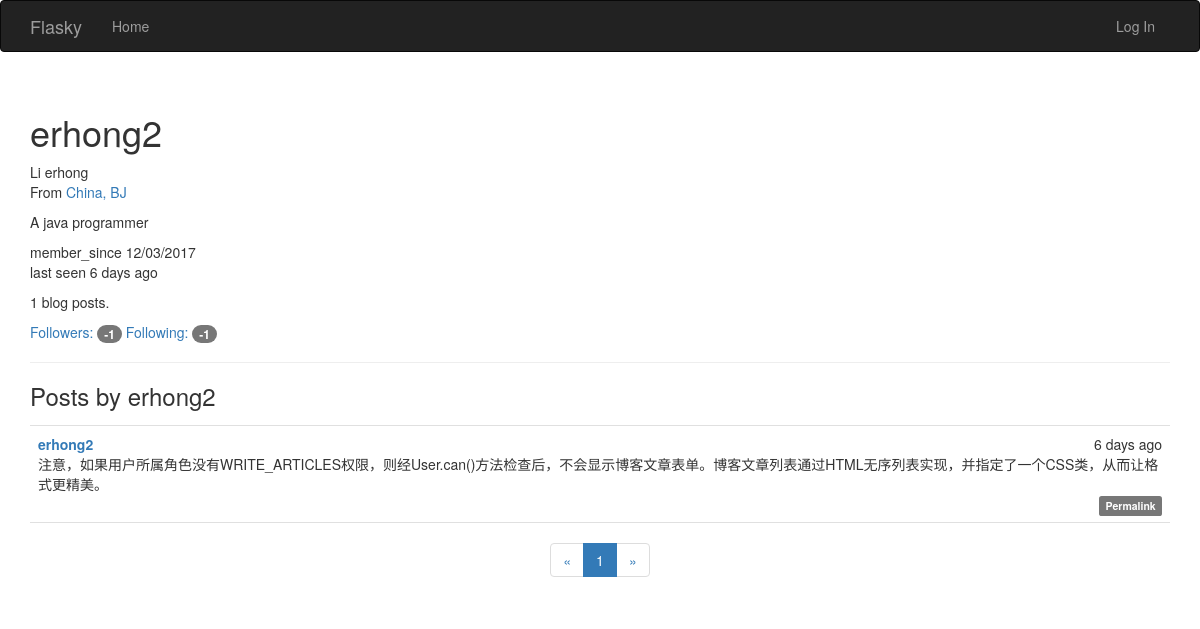
Before: /user/erhong2 with the older database file.
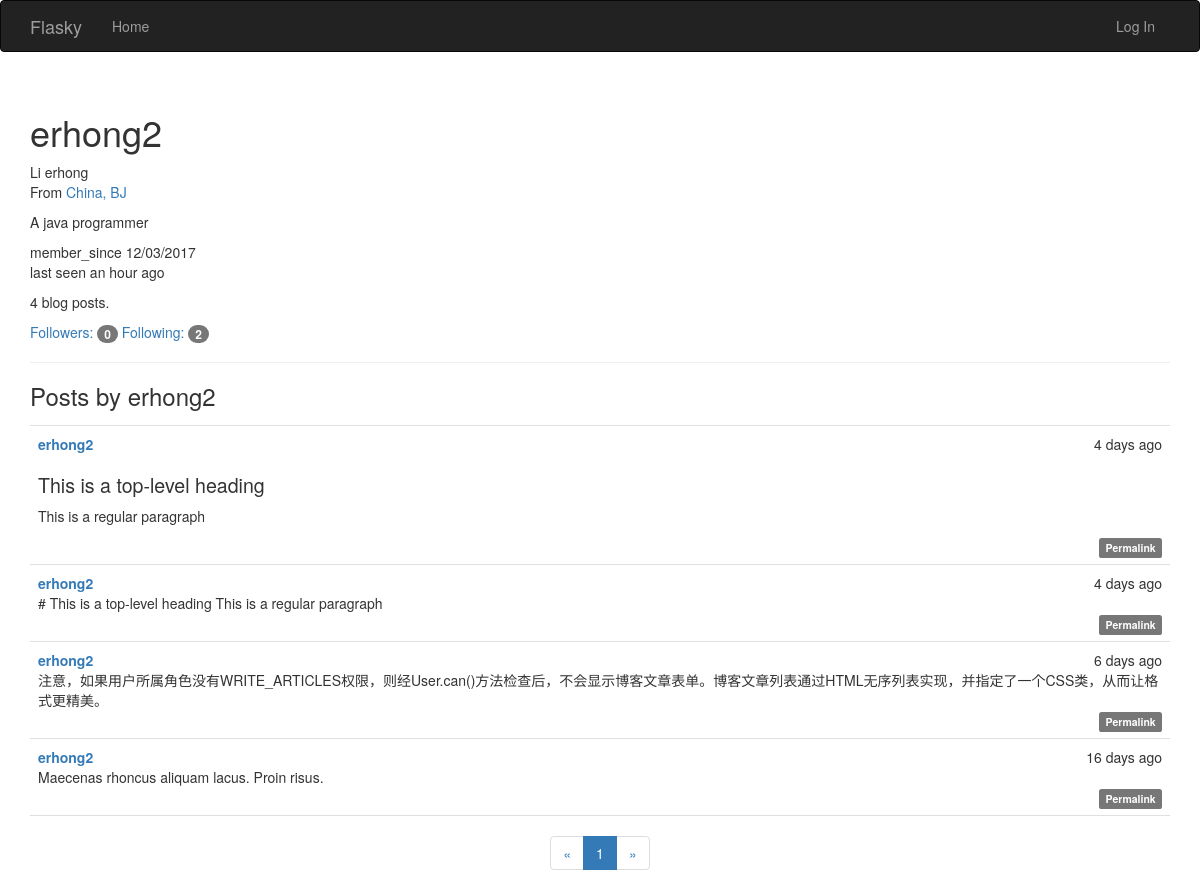
After: the same page with the newer database file.
### app/models.py (models this page shows, shortened)
class User(UserMixin, db.Model):
    __tablename__ = 'users'
    id = db.Column(db.Integer, primary_key=True)
    email = db.Column(db.String(64), unique=True, index=True)
    username = db.Column(db.String(32), unique=True, index=True)
    password_hash = db.Column(db.String(128))
    confirmed = db.Column(db.Boolean, default=False)
    name = db.Column(db.String(64))
    location = db.Column(db.String(64))
    about_me = db.Column(db.Text())
    member_since = db.Column(db.DateTime(), default=datetime.utcnow)
    last_seen = db.Column(db.DateTime(), default=datetime.utcnow)
    role_id = db.Column(db.Integer, db.ForeignKey('roles.id'))
    posts = db.relationship('Post', backref='author', lazy='dynamic')
    followed = db.relationship('Follow',
                                foreign_keys=[Follow.follower_id],
                                backref=db.backref('follower', lazy='joined'),
                                lazy='dynamic',
                                cascade='all, delete-orphan')
    followers = db.relationship('Follow',
                                foreign_keys=[Follow.followed_id],
                                backref=db.backref('followed', lazy='joined'),
                                lazy='dynamic',
                                cascade='all, delete-orphan')
    def can(self, permissions):
        return self.role is not None and \
                (self.role.permissions & permissions)
    def is_administrator(self):
        return self.can(Permission.ADMINISTER)
    @property
    def password(self):
        raise AttributeError('password is not a readable attribute')

class Post(db.Model):
    __tablename__ = 'posts'
    id = db.Column(db.Integer, primary_key=True)
    body = db.Column(db.Text)
    timestamp = db.Column(db.DateTime, index=True, default=datetime.utcnow)
    author_id = db.Column(db.Integer, db.ForeignKey('users.id'))
    body_html = db.Column(db.Text)

### app/main/views.py (the view)
@main.route('/user/<username>')
def user(username):
    user = User.query.filter_by(username=username).first_or_404()
    page = request.args.get('page', 1, type=int)
    pagination = user.posts.order_by(Post.timestamp.desc()).paginate(
            page, per_page=current_app.config['FLASKY_POSTS_PER_PAGE'],
            error_out=False)
    posts = pagination.items
    return render_template('user.html', user=user, posts=posts,
            pagination=pagination)

### app/auth/views.py (called while the page is built)
@auth.before_app_request
def before_request():
    if current_user.is_authenticated:
        current_user.ping()
        if not current_user.confirmed \
            and request.endpoint \
            and request.endpoint[:5] != 'auth.' \
            and request.endpoint != 'static':
                return redirect(url_for('auth.unconfirmed'))

### app/main/__init__.py (called while the page is built)
@main.app_context_processor
def inject_permissions():
    return dict(Permission=Permission)

### app/models.py (called while the page is built)
    def can(self, permissions):
        return False

    def is_administrator(self):
        return False

### app/templates/user.html (shortened to what this page needs)
{% extends "base.html" %}
{% import "_macros.html" as macros %}
{% block page_content %}
<div class="page-header">
    <h1>{{ user.username }}</h1>
    {% if user.name or user.location %}
        <p>
        {% if user.name %} {{user.name}} {% endif %}
        {% if user.location %}
            <br>
            From <a href="http://maps.baidu.com/?q={{ user.location }}"> {{ user.location }}</a>
        {% endif %}
        </p>
    {% endif %}
    {% if user.about_me %}
    <p>{{user.about_me}}</p>
    {% endif %}
    <p>
        member_since {{moment(user.member_since).format('L')}}
    <br>
        last seen {{moment(user.last_seen).fromNow()}}
    </p>
    <p>{{ user.posts.count() }} blog posts.</p>
    <a href="{{url_for('main.followers', username=user.username)}}">
        Followers: <span class="badge"> {{user.followers.count() - 1}}</span>
    </a>
    <a href="{{url_for('main.followed_by', username=user.username)}}">
        Following: <span class="badge"> {{user.followed.count() - 1}}</span>
    </a>
</div>
<h3>Posts by {{ user.username }}</h3>
{% include "_posts.html" %}
<div class="pagination">
    {{ macros.pagination_widget(pagination, "main.index") }}
</div>
{% endblock %}

### app/templates/base.html (shortened to what this page needs)
{% extends "bootstrap/base.html" %}
{% block head %}
{{ super() }}
<link rel="stylesheet" href="{{ url_for('static', filename='styles.css') }}" type="text/css">
{% endblock %}
{% block navbar %}
<div class="navbar navbar-inverse" role="navigation">
    <div class="container">
        <div class="navbar-header">
            <a class="navbar-brand" href="{{ url_for('main.index') }}">Flasky</a>
        </div>
        <div class="navbar-collapse collapse">
            <ul class="nav navbar-nav">
                <li><a href="{{ url_for('main.index') }}">Home</a></li>
            </ul>
            <ul class="nav navbar-nav navbar-right">
                {% if current_user.is_authenticated %}
                <li class="dropdown">
                    <a class="dropdown-toggle" data-toggle="dropdown" href="#">Account <b class="caret"></b></a>
                    <ul class="dropdown-menu">
                        <li><a href="{{ url_for('auth.change_password') }}">Change Password</a></li>
                        <li><a href="{{ url_for('auth.change_email_request') }}">Change Email</a></li>
                        <li><a href="{{ url_for('auth.logout') }}">Log Out</a></li>
                    </ul>
                </li>
                {% else %}
                <li><a href="{{ url_for('auth.login') }}">Log In</a></li>
                {% endif %}
            </ul>
        </div>
    </div>
</div>
{% endblock %}
{% block content %}
<div class="container">
    {% block page_content %}{% endblock %}
</div>
{% endblock %}

### app/templates/_macros.html
{% macro pagination_widget(pagination, endpoint) %}
<ul class="pagination">
    <li{% if not pagination.has_prev %} class="disalbed"{% endif %}>
        <a href="{%if pagination.has_prev%}{{ url_for(endpoint,
            page=pagination.page - 1, **kwargs) }}{% else %}#{% endif %}">
            &laquo;
        </a>
    </li>
    {% for page in pagination.iter_pages() %}
        {% if page %}
            {% if page == pagination.page %}
                <li class="active">
                    <a href="{{ url_for(endpoint, page=page, **kwargs) }}">{{ page }}</a>
                </li>
            {% else %}
                <li>
                    <a href="{{ url_for(endpoint, page=page, **kwargs) }}">{{ page }}</a>
                </li>
            {% endif %}
        {% else %}
            <li class="disabled"><a href="#">&hellip;</li>
        {% endif %}
    {% endfor %}
    <li{% if not pagination.has_next %} class="disalbed"{% endif %}>
        <a href="{%if pagination.has_next%}{{ url_for(endpoint,
            page=pagination.page + 1, **kwargs) }}{% else %}#{% endif %}">
            &raquo;
        </a>
    </li>
</ul>
{% endmacro %}

### app/templates/_posts.html (shortened to what this page needs)
<ul class="posts">
    {% for post in posts %}
    <li class="post">
        <div class="post-date">{{ moment(post.timestamp).fromNow() }}</div>
        <div class="post-author">
            <a href="{{ url_for('main.user', username=post.author.username) }}">
            {{ post.author.username }}
            </a>
        </div>
            <div class="post-body">
            {% if post.body_html %}
                {{ post.body_html | safe }}
            {% else %}
                {{ post.body }}
            {% endif %}
            </div>
            <div class="post-footer">
                <a href="{{ url_for('main.post', id=post.id) }}">
                    <span class="label label-default">Permalink</span>
                </a>
            </div>
    </li>
    {% endfor %}
</ul>

### app/static/styles.css (style rules this page uses)
ul.posts { list-style-type: none; padding: 0px; margin: 16px 0px 0px 0px; border-top: 1px solid #e0e0e0; }
ul.posts li.post { padding: 8px; border-bottom: 1px solid #e0e0e0; }
div.post-date { float: right; }
div.post-author { font-weight: bold; }
div.post-footer { text-align: right; }
div.pagination { width: 100%; text-align: center; padding: 0px; margin: 0px; }
.post-body h1 { font-size: 140%; }

Changed rows visible on the page:
changed User "erhong2": last_seen "6 days ago" → "an hour ago"
added Post: timestamp "4 days ago", author.username "erhong2", body_html "This is a top-level heading This is a regular paragraph"
added Post: timestamp "4 days ago", author.username "erhong2", body "# This is a top-level heading This is a regular paragraph"
added Post: timestamp "16 days ago", author.username "erhong2", body "Maecenas rhoncus aliquam lacus. Proin risus."
Other visible differences:
{{ user.posts.count() }}: "1" → "4"
{{ user.followers.count() - 1 }}: "-1" → "0"
{{ user.followed.count() - 1 }}: "-1" → "2"
